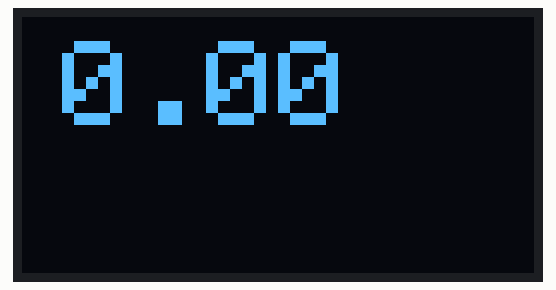
Recording of a sketch running on a simulated Arduino Uno, built with avr-gcc and run on an emulated ATmega328P. Parts: 128×64 one-colour display.

Above: at 0.1 s.

The sketch:

thermometer.ino
```cpp
#include <SPI.h>

#include <Wire.h>

#include <Adafruit_SSD1306.h>
#include <Adafruit_GFX.h>

#include <OneWire.h>
#include <DS18B20.h>

// The pin number to which you connect the sensor
#define ONEWIRE_PIN 2

#define OLED_DC 11  //OLED -- D/C
#define OLED_CS 12  //Not connected
#define OLED_CLK 10 //OLED -- SCL
#define OLED_MOSI 9 //OLED -- SDA
#define OLED_RESET 13//OLED -- RST
Adafruit_SSD1306 display(OLED_MOSI, OLED_CLK, OLED_DC, OLED_RESET, OLED_CS);

// Sensor address (use sensor_number.ino to find the address)
byte address[8] = {0x28, 0xFF, 0x5D, 0xC5, 0xB4, 0x16, 0x3, 0xF};

OneWire onewire(ONEWIRE_PIN);
DS18B20 sensors(&onewire);

void setup() {
  while(!Serial);
  Serial.begin(9600);

  display.begin(SSD1306_SWITCHCAPVCC);
  display.clearDisplay();

  display.setTextSize(3.0);
  display.setTextColor(WHITE);

  sensors.begin();
  sensors.request(address);
}

void loop() {
  float temperature;
  if (sensors.available())
  {
    temperature = sensors.readTemperature(address);
    sensors.request(address);
  }

  display.clearDisplay();
  display.setCursor(10,6);
  display.println(String(temperature));
  display.display();
  delay(1000);
}
```
